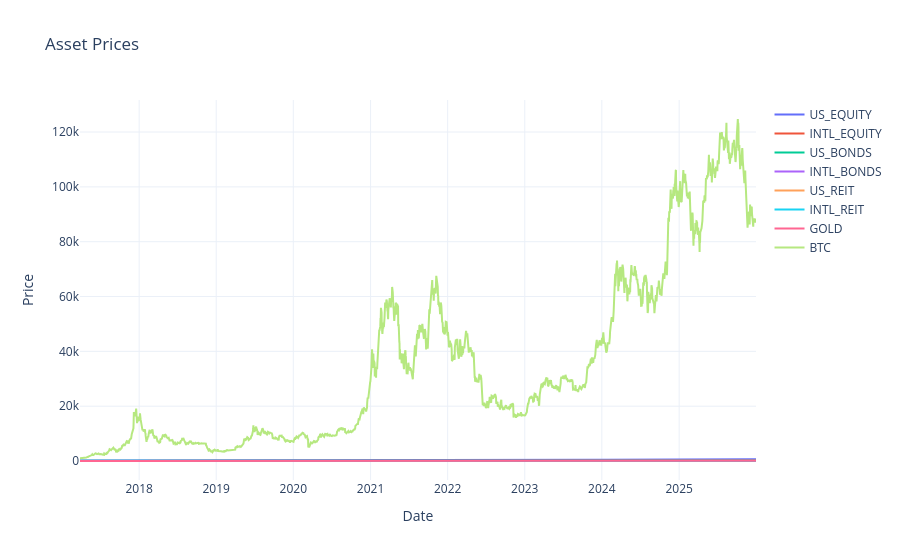
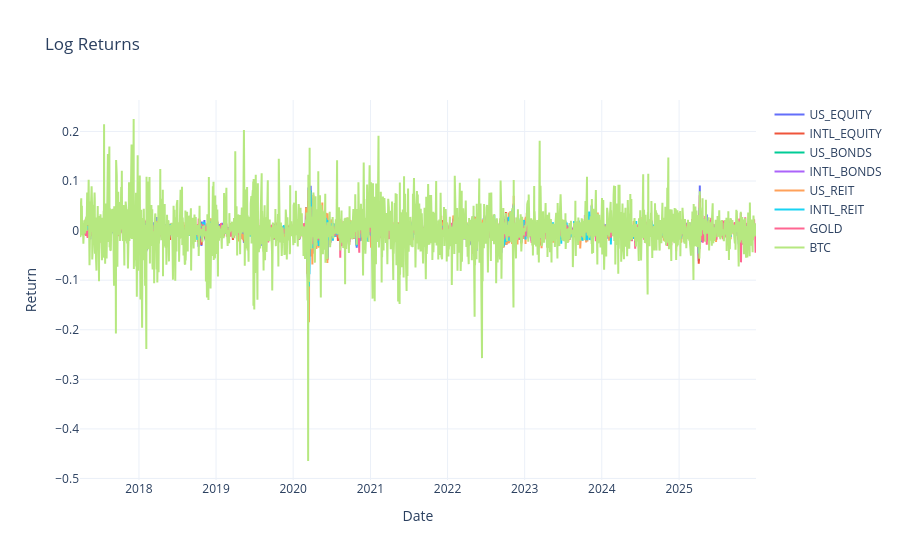

The notebook cell saved with these charts, in order:
### Code cell
import pandas as pd
import plotly.graph_objects as go

# -----------------------
# Load data
# -----------------------

prices = pd.read_csv("../data/raw_data.csv", index_col=0, parse_dates=True)
returns = pd.read_csv("../data/log_returns.csv", index_col=0, parse_dates=True)

# -----------------------
# Plot prices
# -----------------------

fig_prices = go.Figure()

for col in prices.columns:
    fig_prices.add_trace(
        go.Scatter(
            x=prices.index,
            y=prices[col],
            mode="lines",
            name=col
        )
    )

fig_prices.update_layout(
    title="Asset Prices",
    xaxis_title="Date",
    yaxis_title="Price",
    template="plotly_white"
)

fig_prices.show()


# -----------------------
# Plot returns
# -----------------------

fig_returns = go.Figure()

for col in returns.columns:
    fig_returns.add_trace(
        go.Scatter(
            x=returns.index,
            y=returns[col],
            mode="lines",
            name=col
        )
    )

fig_returns.update_layout(
    title="Log Returns",
    xaxis_title="Date",
    yaxis_title="Return",
    template="plotly_white"
)

fig_returns.show()

### Figure 1 — Plotly figure (JSON) as saved in the notebook; plotly's stock layout.template omitted (floating-point values rounded to 4 significant figures; data arrays with more than 128 entries replaced by an {"elided": "..."} marker saying what was removed)
{"data": [{"mode": "lines", "name": "US_EQUITY", "type": "scatter", "x": {"elided": "2205 str values"}, "y": {"elided": "2205 float values"}}, {"mode": "lines", "name": "INTL_EQUITY", "type": "scatter", "x": {"elided": "2205 str values"}, "y": {"elided": "2205 float values"}}, {"mode": "lines", "name": "US_BONDS", "type": "scatter", "x": {"elided": "2205 str values"}, "y": {"elided": "2205 float values"}}, {"mode": "lines", "name": "INTL_BONDS", "type": "scatter", "x": {"elided": "2205 str values"}, "y": {"elided": "2205 float values"}}, {"mode": "lines", "name": "US_REIT", "type": "scatter", "x": {"elided": "2205 str values"}, "y": {"elided": "2205 float values"}}, {"mode": "lines", "name": "INTL_REIT", "type": "scatter", "x": {"elided": "2205 str values"}, "y": {"elided": "2205 float values"}}, {"mode": "lines", "name": "GOLD", "type": "scatter", "x": {"elided": "2205 str values"}, "y": {"elided": "2205 float values"}}, {"mode": "lines", "name": "BTC", "type": "scatter", "x": {"elided": "2205 str values"}, "y": {"elided": "2205 float values"}}], "layout": {"title": {"text": "Asset Prices"}, "xaxis": {"title": {"text": "Date"}}, "yaxis": {"title": {"text": "Price"}}}}

### Figure 2 — Plotly figure (JSON) as saved in the notebook; plotly's stock layout.template omitted (floating-point values rounded to 4 significant figures; data arrays with more than 128 entries replaced by an {"elided": "..."} marker saying what was removed)
{"data": [{"mode": "lines", "name": "US_EQUITY", "type": "scatter", "x": {"elided": "2204 str values"}, "y": {"elided": "2204 float values"}}, {"mode": "lines", "name": "INTL_EQUITY", "type": "scatter", "x": {"elided": "2204 str values"}, "y": {"elided": "2204 float values"}}, {"mode": "lines", "name": "US_BONDS", "type": "scatter", "x": {"elided": "2204 str values"}, "y": {"elided": "2204 float values"}}, {"mode": "lines", "name": "INTL_BONDS", "type": "scatter", "x": {"elided": "2204 str values"}, "y": {"elided": "2204 float values"}}, {"mode": "lines", "name": "US_REIT", "type": "scatter", "x": {"elided": "2204 str values"}, "y": {"elided": "2204 float values"}}, {"mode": "lines", "name": "INTL_REIT", "type": "scatter", "x": {"elided": "2204 str values"}, "y": {"elided": "2204 float values"}}, {"mode": "lines", "name": "GOLD", "type": "scatter", "x": {"elided": "2204 str values"}, "y": {"elided": "2204 float values"}}, {"mode": "lines", "name": "BTC", "type": "scatter", "x": {"elided": "2204 str values"}, "y": {"elided": "2204 float values"}}], "layout": {"title": {"text": "Log Returns"}, "xaxis": {"title": {"text": "Date"}}, "yaxis": {"title": {"text": "Return"}}}}
